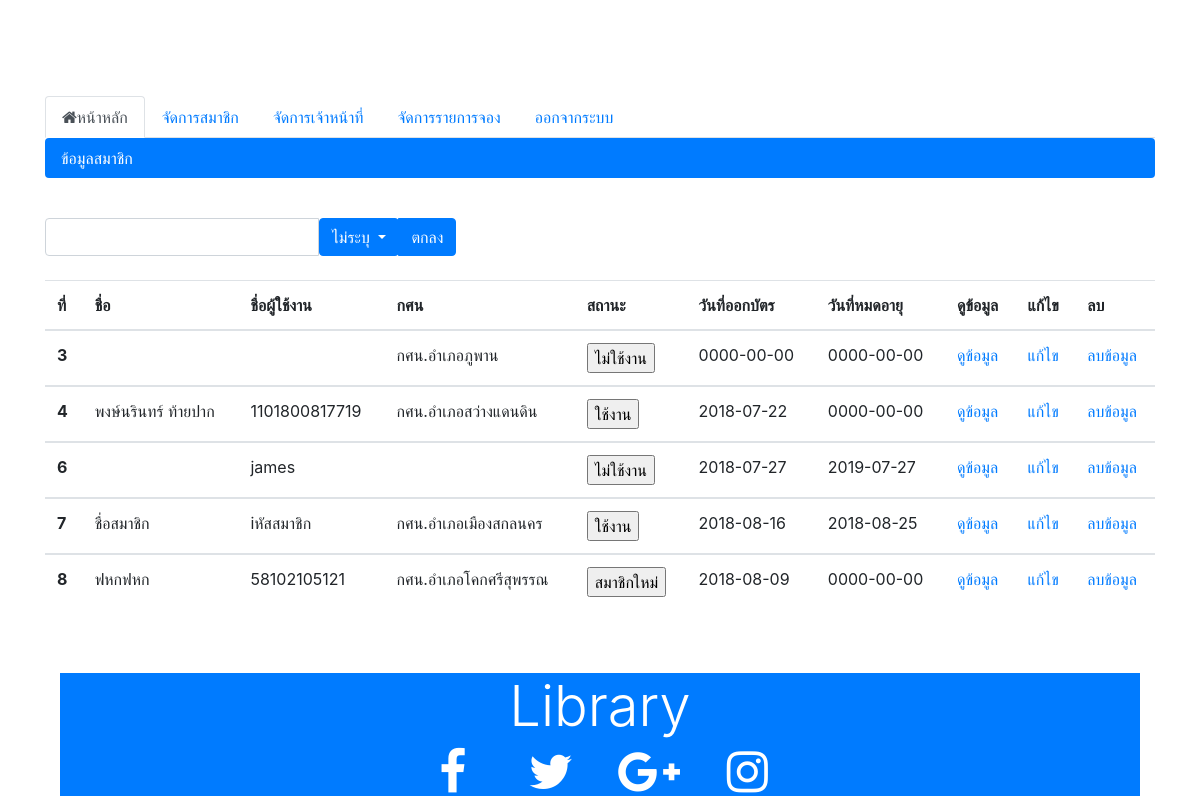
The app's page /Admin/aMember.php (signed in), older data.
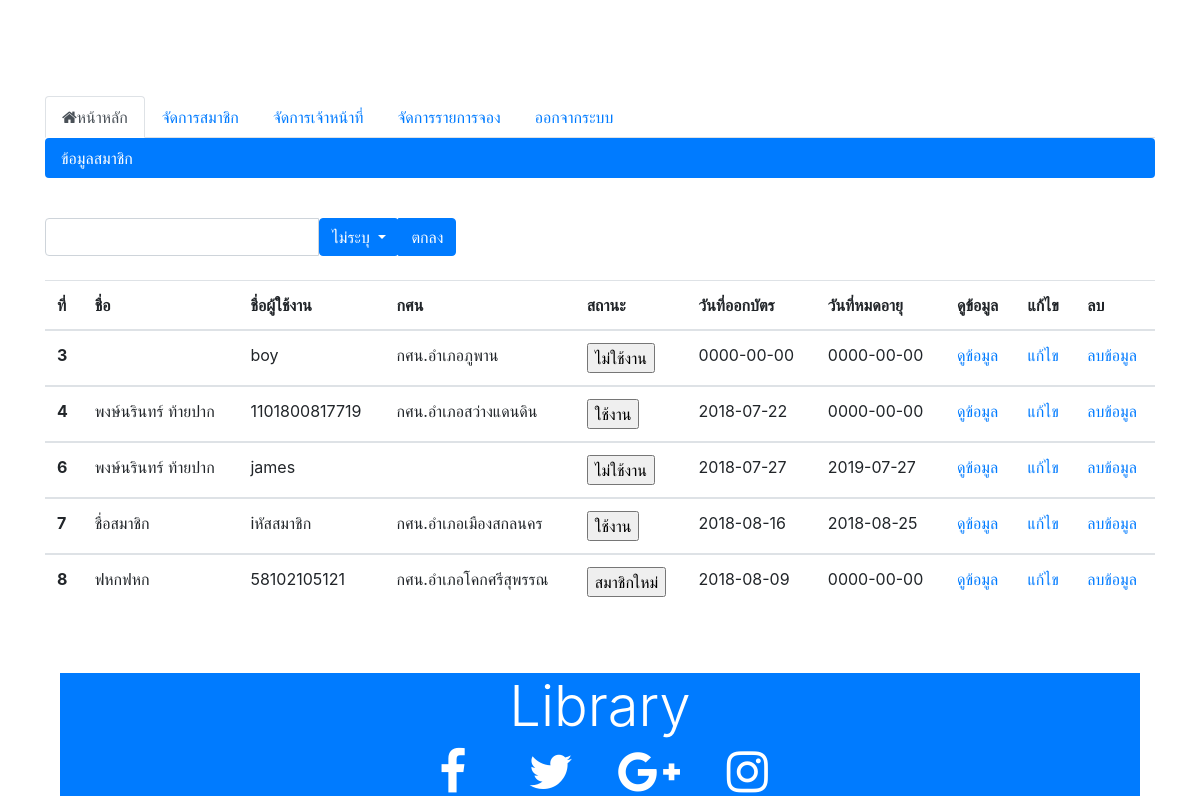
The same page, newer data.
### tables this page shows
CREATE TABLE `member` (
  `member_id` int(11) NOT NULL,
  `member_Library` varchar(50) NOT NULL,
  `member_user` varchar(50) NOT NULL,
  `member_Password` int(50) NOT NULL,
  `member_Prefix` varchar(10) NOT NULL,
  `member_Name` varchar(50) NOT NULL,
  `member_sex` varchar(10) NOT NULL,
  `member_Birth` date NOT NULL,
  `member_Age` int(11) NOT NULL,
  `member_Education` varchar(50) NOT NULL,
  `member_career` varchar(100) NOT NULL,
  `member_HouseNumber` varchar(200) NOT NULL,
  `member_province` varchar(255) NOT NULL,
  `member_Zip` int(10) NOT NULL,
  `member_Phone1` int(10) NOT NULL,
  `member_Phone2` int(10) NOT NULL,
  `member_EasyContact` varchar(200) NOT NULL,
  `member_MembershipType` varchar(50) NOT NULL,
  `member_Registration` date NOT NULL,
  `member_ExpiredDate` date NOT NULL,
  `member_Email` varchar(100) NOT NULL,
  `member_Image` varchar(100) NOT NULL,
  `member_Parent` varchar(100) NOT NULL,
  `member_Relationship` varchar(100) NOT NULL,
  `member_Contact` varchar(200) NOT NULL,
  `member_Telephone` int(10) NOT NULL,
  `member_Status` enum('สมาชิกใหม่','ใช้งาน','ไม่ใช้งาน') NOT NULL DEFAULT 'สมาชิกใหม่'
);

### Admin/aMember.php (the view, shortened to what this page needs)
<?php require_once('../Connections/condb.php'); ?>
<?php
$maxRows_Member = 10;
$pageNum_Member = 0;
$startRow_Member = $pageNum_Member * $maxRows_Member;
$query_Member = "SELECT * FROM member";
$query_limit_Member = sprintf("%s LIMIT %d, %d", $query_Member, $startRow_Member, $maxRows_Member);
$Member = mysql_query($query_limit_Member, $condb) or die(mysql_error());
$row_Member = mysql_fetch_assoc($Member);
?>
<!DOCTYPE html>
<html>
<head>
   <?php
    include("includes/head.inc.php");
   ?>
</head>
<body>
  <div class="container">
    <?php
    include("includes/slideshow.inc.php");
   ?>
  </div>
    <div class="container">
      <div class="row">
        <div class="col-md-12">
           <?php
              include("includes/menu.inc.php");
           ?>
        </div>
      </div>
      <div class="row">
        <div class="col-md-12">
          <ul class="nav nav-pills flex-column">
            <li class="nav-item">
              <p class="active nav-link">ข้อมูลสมาชิก</p>
            </li>
            <br>
            <form class="form-inline">
              <div class="input-group">
                <input type="email" class="form-control" placeholder="">
                <div class="btn-group">
                  <button class="btn btn-primary dropdown-toggle" data-toggle="dropdown"> ไม่ระบุ </button>
                </div>
                <div class="input-group-append">
                  <button class="btn btn-primary" type="button">ตกลง</button>
                </div>
              </div>
            </form>
          </ul>
        </div>
              <div class="col-md-12">
                <br>
                <table class="table">
                  <thead>
                  <tr>
                    <th>ที่</th>
                    <th>ชื่อ</th>
                    <th>ชื่อผู้ใช้งาน</th>
                    <th>กศน</th>
                    <th>สถานะ</th>
                    <th>วันที่ออกบัตร</th>
                    <th>วันที่หมดอายุ</th>
                    <th>ดูข้อมูล</th>
                    <th>แก้ไข</th>
                    <th>ลบ</td>
                  </tr>
                  </thead>
                  <?php do { ?>
                    <tbody>
                    <tr>
                      <th scope="row"><?php echo $row_Member['member_id']; ?></th>
                      <td><?php echo $row_Member['member_Name']; ?></td>
                      <td><?php echo $row_Member['member_user']; ?></td>
                      <td><?php echo $row_Member['member_Library']; ?></td>
                      <td><a href="a_mb_status.php?status=<?php echo $row_Member['member_Status']; ?>&id=<?php echo $row_Member['member_id']; ?>"><input type="button" name="status" value="<?php echo $row_Member['member_Status']; ?>"></a></input></td>
                      <td><?php echo $row_Member['member_Registration']; ?></td>
                      <td><?php echo $row_Member['member_ExpiredDate']; ?></td>
                      <td><a href="javascript:getpopup('<?php echo $row_Member['member_id']; ?>');">ดูข้อมูล</a></td>
                      <td><a href="aUpdate.php?member_id=<?php echo $row_Member['member_id']; ?>">แก้ไข</a></td>
                      <td><a href="../RPerson_delete.php?member_id=<?php echo $row_Member['member_id']; ?>" onClick="return confirm('ต้องการลบข้อมูล?')">ลบข้อมูล</a></td>
                    </tr>
                    <?php } while ($row_Member = mysql_fetch_assoc($Member)); ?>
                  </tbody>
                </table>
              </div>
            </div>
<br>
<br>
            <?php
              include("includes/footer.inc.php");
            ?>
</body>
</html>

Row changes from the older to the newer data that the page shows:
changed member "กศน.อำเภอภูพาน": member_user (not shown) → "boy"
changed member "james": member_Name (not shown) → "พงษ์นรินทร์ ท้ายปาก"
